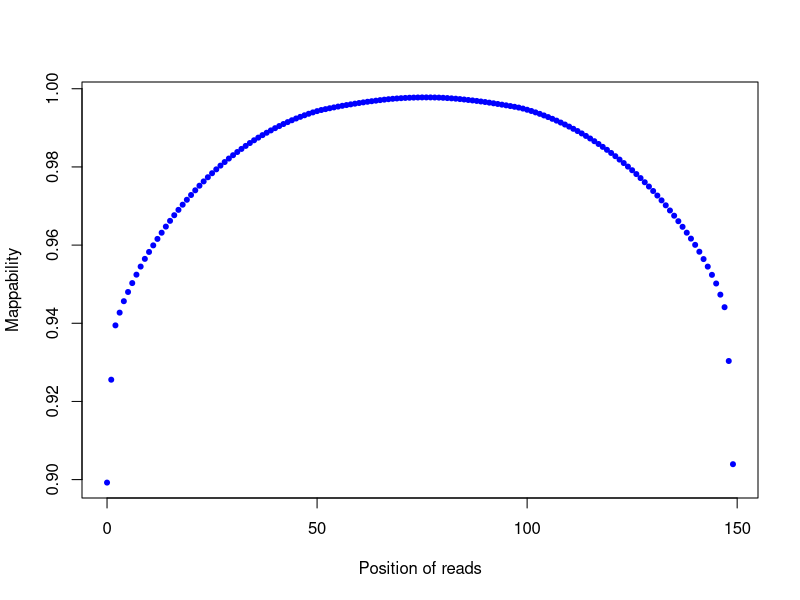

This figure's R source:
png("/rds/user/is460/hpc-work/muscle-rnaseq/ezbamqc/output/figs/srpk3_hom_ttnb_wt_4.clipping_profile.png",width=500,height=500,units="px")
read_pos=c(0,1,2,3,4,5,6,7,8,9,10,11,12,13,14,15,16,17,18,19,20,21,22,23,24,25,26,27,28,29,30,31,32,33,34,35,36,37,38,39,40,41,42,43,44,45,46,47,48,49,50,51,52,53,54,55,56,57,58,59,60,61,62,63,64,65,66,67,68,69,70,71,72,73,74,75,76,77,78,79,80,81,82,83,84,85,86,87,88,89,90,91,92,93,94,95,96,97,98,99,100,101,102,103,104,105,106,107,108,109,110,111,112,113,114,115,116,117,118,119,120,121,122,123,124,125,126,127,128,129,130,131,132,133,134,135,136,137,138,139,140,141,142,143,144,145,146,147,148,149)
count=c(3377731,2495277,2029426,1920176,1822084,1743002,1666672,1594504,1525020,1459096,1399705,1343261,1287817,1234691,1182329,1133018,1084716,1038677,994476,952235,911271,871007,831561,794756,758947,724496,691359,659380,628618,598648,569978,542643,516133,490343,465545,441885,419268,397725,377334,357343,338125,319890,302502,286039,270182,255178,241041,227604,214601,202905,191842,182429,174881,167268,160131,152858,146243,139912,133999,128005,122372,116899,111657,106911,102310,97674,93488,89659,86263,83401,80933,78755,77157,75905,75008,74409,74292,74451,75107,76038,77623,79917,82453,85264,88670,92312,96365,100301,104561,109253,113971,119253,124849,130623,136487,142313,148507,154786,161582,169993,180142,190766,202775,215359,228972,242834,257909,273408,289965,306912,324762,343596,362764,383316,404751,426649,449779,473764,498474,523806,550731,578416,607582,637332,667689,698788,731924,766171,801838,838621,876914,916055,957296,999719,1043993,1088841,1135974,1184082,1234511,1285405,1338842,1397745,1460805,1525436,1596050,1670252,1765818,1873556,2334944,3219962)
plot(read_pos,1-(count/33521058),pch=20,xlab="Position of reads",ylab="Mappability",col="blue")
dev.state=dev.off()
